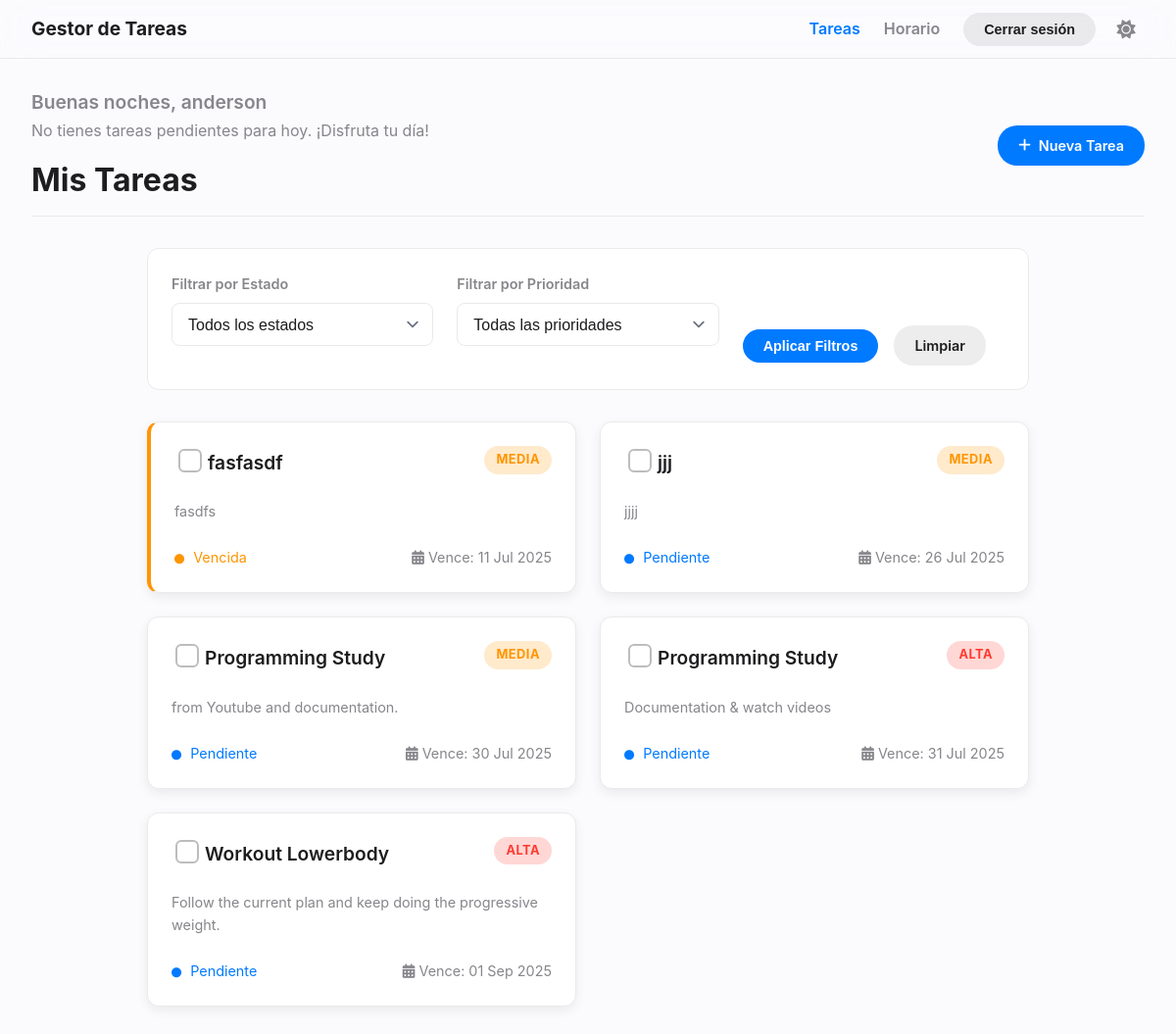
The app's page / (signed in), older data.
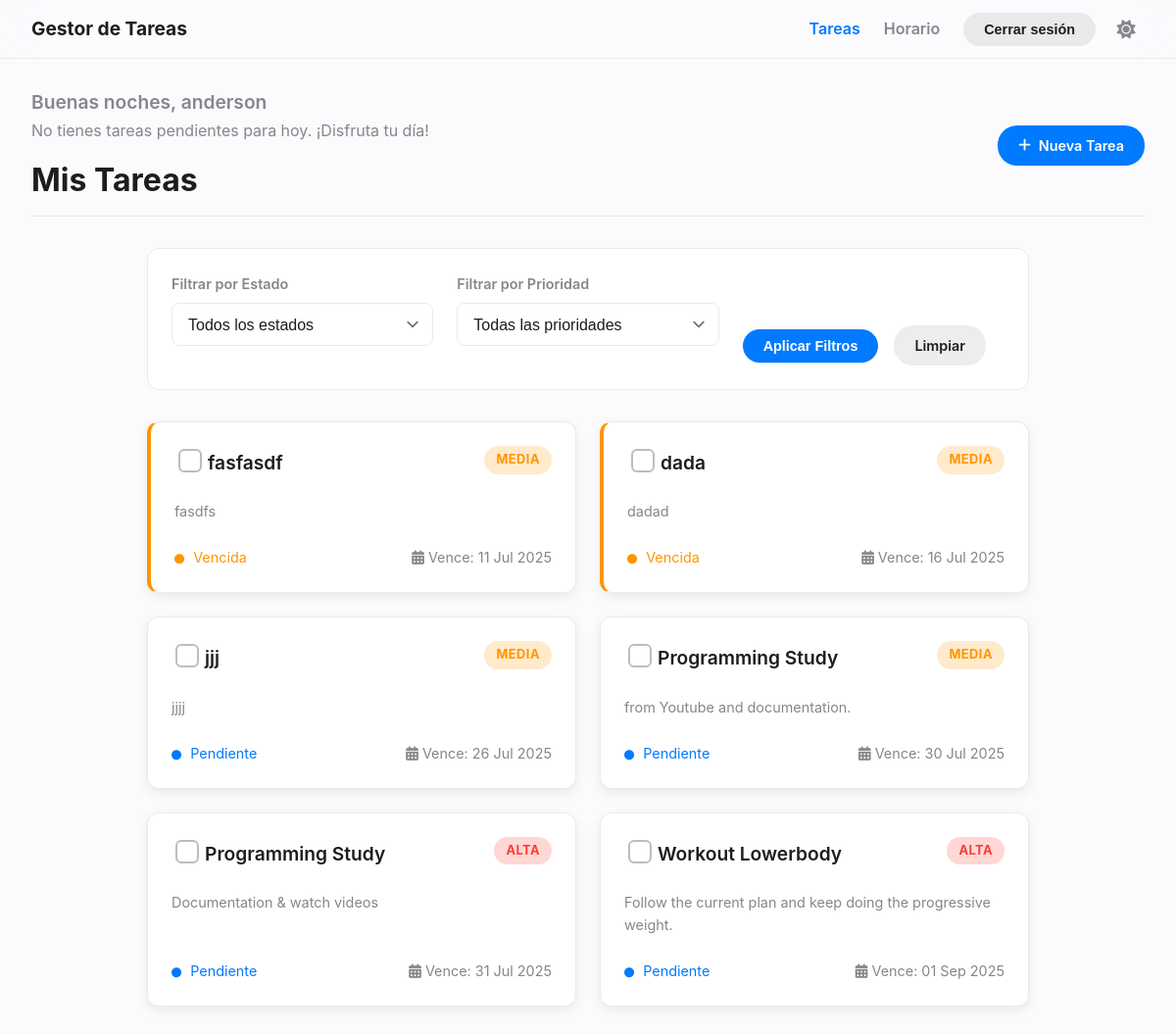
The same page, newer data.
### tareas/models.py (models this page shows, shortened)
class Task(models.Model):
    ESTADO_CHOICES = [
        ('pendiente', _('Pendiente')),
        ('completada', _('Completada')),
        ('vencida', _('Vencida')),
    ]
    PRIORIDAD_CHOICES = [
        ('alta', _('Alta')),
        ('media', _('Media')),
        ('baja', _('Baja')),
    ]
    DAYS_OF_WEEK = [
        ('Monday', _('Lunes')),
        ('Tuesday', _('Martes')),
        ('Wednesday', _('Miércoles')),
        ('Thursday', _('Jueves')),
        ('Friday', _('Viernes')),
        ('Saturday', _('Sábado')),
        ('Sunday', _('Domingo')),
    ]
    nombre = models.CharField(max_length=200, verbose_name=_('Nombre'))
    descripcion = models.TextField(verbose_name=_('Descripción'))
    fecha_vencimiento = models.DateField(verbose_name=_('Fecha de vencimiento'))
    estado = models.CharField(max_length=20, choices=[('pendiente', _('Pendiente')), ('completada', _('Completada'))], default='pendiente', verbose_name=_('Estado'))
    prioridad = models.CharField(max_length=10, choices=PRIORIDAD_CHOICES, default='media', verbose_name=_('Prioridad'))
    usuario = models.ForeignKey(User, on_delete=models.CASCADE, verbose_name=_('Usuario'))
    dia_semana = models.JSONField(default=list, blank=True, verbose_name=_('Días de la semana'))
    hora_inicio = models.TimeField(blank=True, null=True, verbose_name=_('Hora de inicio'))
    duracion_minutos = models.IntegerField(default=60, verbose_name=_('Duración (minutos)'))
    scheduled_dia_semana = models.JSONField(default=list, blank=True, null=True)
    scheduled_hora_inicio = models.TimeField(blank=True, null=True)
    recordatorio_enviado = models.BooleanField(default=False, verbose_name=_('Recordatorio enviado'))
    def __init__(self, *args, **kwargs):
        super().__init__(*args, **kwargs)
        self._original_estado = self.estado
    @property
    def dynamic_status(self):
        if self.estado == 'completada':
            return 'completada'
        if self.fecha_vencimiento < date.today():
            return 'vencida'
        return 'pendiente'
    def get_dynamic_status_display(self):
        return dict(self.ESTADO_CHOICES).get(self.dynamic_status)

### tareas/views.py (the view, shortened to what this page needs)
# urls.py: path('', views.TaskListView.as_view(), name='task-list'),
class TaskListView(LoginRequiredMixin, ListView):
    model = Task
    template_name = 'tareas/task_list.html'
    context_object_name = 'tasks'
    def get_queryset(self):
        from datetime import date
        queryset = Task.objects.filter(usuario=self.request.user).order_by('fecha_vencimiento')
        estado = self.request.GET.get('estado')
        prioridad = self.request.GET.get('prioridad')
        if prioridad:
            queryset = queryset.filter(prioridad=prioridad)
        return queryset
    def get_context_data(self, **kwargs):
        from datetime import date, timedelta
        context = super().get_context_data(**kwargs)
        context['estados'] = Task.ESTADO_CHOICES
        context['prioridades'] = Task.PRIORIDAD_CHOICES
        context['estado_actual'] = self.request.GET.get('estado', '')
        context['prioridad_actual'] = self.request.GET.get('prioridad', '')
        context['today'] = date.today()
        context['soon'] = date.today() + timedelta(days=2)
        return context

### tareas/context_processors.py (called while the page is built)
def greeting_context_processor(request):
    context = {}
    current_hour = datetime.now().hour
    if 5 <= current_hour < 12:
        context['greeting'] = "Buenos días"
    elif 12 <= current_hour < 19:
        context['greeting'] = "Buenas tardes"
    else:
        context['greeting'] = "Buenas noches"
    if request.user.is_authenticated:
        tasks_today_count = Task.objects.filter(
            usuario=request.user,
            fecha_vencimiento=date.today(),
            estado='pendiente'
        ).count()
        context['tasks_today_count'] = tasks_today_count
    else:
        context['tasks_today_count'] = 0
    return context

### templates/tareas/task_list.html (shortened to what this page needs)
{% extends "base.html" %}
{% load static %}
{% block content %}
<div class="page-header">
    <div>
        <h2 class="page-greeting">{{ greeting }}, {{ user.username }}</h2>
        {% if user.is_authenticated %}
            <p class="page-subgreeting">
                {% if tasks_today_count > 0 %}
                    Tienes <strong>{{ tasks_today_count }}</strong> tarea{{ tasks_today_count|pluralize }} pendiente{{ tasks_today_count|pluralize }} para hoy.
                {% else %}
                    No tienes tareas pendientes para hoy. ¡Disfruta tu día!
                {% endif %}
            </p>
        {% endif %}
        <h1>Mis Tareas</h1>
    </div>
    <a href="{% url 'task-create' %}" class="btn btn-primary">
        <i class="fas fa-plus"></i> Nueva Tarea
    </a>
</div>
<form method="get" class="filter-form">
    <div class="form-group">
        <label for="estado" class="form-label">Filtrar por Estado</label>
        <select name="estado" id="estado" class="form-control">
            <option value="">Todos los estados</option>
        </select>
    </div>
    <div class="form-group">
        <label for="prioridad" class="form-label">Filtrar por Prioridad</label>
        <select name="prioridad" id="prioridad" class="form-control">
            <option value="">Todas las prioridades</option>
        </select>
    </div>
    <div class="filter-actions">
        <button type="submit" class="btn btn-primary">Aplicar Filtros</button>
        <a href="{% url 'task-list' %}" class="btn btn-secondary">Limpiar</a>
    </div>
</form>
<div class="task-container">
    {% if tasks %}
        <div class="task-grid">
            {% for task in tasks %}
            <div class="task-card
                {% if task.dynamic_status == 'vencida' %}task-overdue{% endif %}">
                <div class="task-card-header">
                    <form action="{% url 'task-toggle-complete' task.pk %}" method="post" class="task-complete-form" data-task-id="{{ task.pk }}">
                        <input type="checkbox" class="task-complete-checkbox" {% if task.estado == 'completada' %}checked{% endif %} aria-label="Marcar tarea '{{ task.nombre }}' como completada">
                    </form>
                    <h2 class="task-title">
                        <a href="{% url 'task-detail' task.pk %}">{{ task.nombre }}</a>
                    </h2>
                    <span class="task-priority priority-{{ task.prioridad|lower }}">{{ task.get_prioridad_display }}</span>
                </div>
                <p class="task-description text-secondary">
                    {{ task.descripcion|truncatewords:20|default:"Sin descripción." }}
                </p>
                <div class="task-card-footer">
                    <span class="task-status status-{{ task.dynamic_status|lower }}">
                        <i class="fas fa-circle"></i> {{ task.get_dynamic_status_display }}
                    </span>
                    <span class="task-due-date text-secondary">
                        <i class="fas fa-calendar-alt"></i>
                        Vence: {{ task.fecha_vencimiento|date:"d M Y" }}
                    </span>
                </div>
            </div>
            {% endfor %}
        </div>
    {% endif %}
</div>
{% endblock %}

Row changes from the older to the newer data that the page shows:
added Task: nombre "dada", prioridad "MEDIA", descripcion "dadad", dynamic_status "Vencida", fecha_vencimiento "16 Jul 2025"
